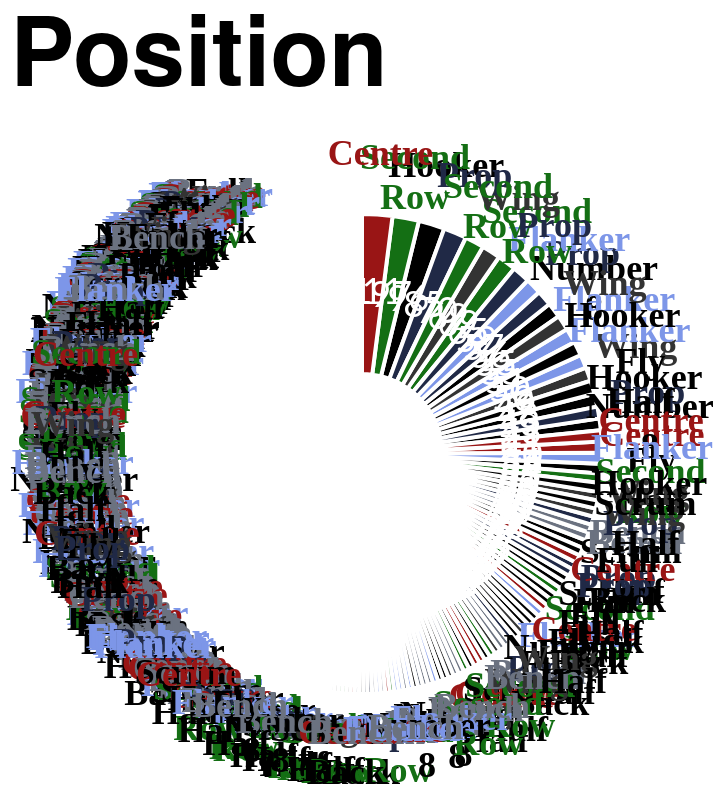

Here is the Vega-Lite specification saved for this chart:
### Vega-Lite specification from a JSON file in a GitHub repository (floating-point values rounded to 4 significant figures; data arrays with more than 128 entries replaced by an {"elided": "..."} marker saying what was removed)
{"config": {"axis": {"labelFont": "PT Sans Narrow, Helvetica Neue, Helvetica, Arial, sans-serif", "titleFont": "PT Sans Narrow, Helvetica Neue, Helvetica, Arial, sans-serif", "labelFontSize": 13, "titleFontSize": 24, "gridColor": "#202947", "gridOpacity": 0.2, "zindex": 1}, "text": {"font": "Lato, sans-serif"}, "bar": {"cornerRadiusEnd": 5}, "header": {"labelFont": "PT Sans Narrow, Helvetica Neue, Helvetica, Arial, sans-serif", "titleFont": "PT Sans Narrow, Helvetica Neue, Helvetica, Arial, sans-serif", "labelFontSize": 24, "titleFontSize": 28, "labelFontWeight": "bold", "orient": "left"}, "legend": {"labelFont": "PT Sans Narrow, Helvetica Neue, Helvetica, Arial, sans-serif", "titleFont": "PT Sans Narrow, Helvetica Neue, Helvetica, Arial, sans-serif", "labelFontSize": 14, "titleFontSize": 16, "titlePadding": 5, "fillColor": "white", "strokeColor": "black", "padding": 10, "titleFontWeight": "lighter", "titleFontStyle": "italic", "titleColor": "gray", "offset": 10}, "title": {"font": "PT Sans Narrow, Helvetica Neue, Helvetica, Arial, sans-serif", "fontSize": 48, "fontWeight": "bold", "anchor": "start", "align": "center", "titlePadding": 20, "subtitlePadding": 10, "subtitleFontSize": 13, "subtitleColor": "", "subtitleFontStyle": "italic", "offset": 15, "color": "black"}, "axisX": {"labelAngle": 0}, "facet": {"title": null, "header": null, "align": {"row": "each", "column": "each"}, "spacing": 10}, "resolve": {"scale": {"y": "independent", "facet": "independent"}}, "background": "transparent", "scale": {"offsetBandPaddingOuter": 0.2, "offsetBandPaddingInner": 0.1}, "view": {"stroke": null, "background": "transparent"}}, "layer": [{"mark": {"type": "arc", "innerRadius": 40, "outerRadius": 120, "stroke": "#ffffff", "strokeWidth": 2}, "encoding": {"color": {"field": "position", "legend": null, "scale": {"domain": ["Prop", "Flanker", "Second Row", "Centre", "Wing", "Fly Half", "Hooker", "Scrum Half", "Full Back", "Number 8", "Bench"], "range": ["#202946", "#7d96e8", "#146f14", "#991515", "#333333", "#000000", "#000000", "#000000", "#000000", "#000000", "#6b7280"]}, "sort": {"field": "sort_order", "op": "min", "order": "ascending"}, "type": "nominal"}, "order": {"field": "appearances", "sort": "ascending", "type": "quantitative"}, "theta": {"field": "appearances", "sort": "descending", "stack": true, "title": "Appearances", "type": "quantitative"}, "tooltip": [{"field": "player", "title": "Player", "type": "nominal"}, {"field": "position", "title": "Position", "type": "nominal"}, {"field": "appearances", "title": "Appearances", "type": "quantitative"}]}}, {"mark": {"type": "text", "dy": -5, "font": "PT Sans Narrow", "fontSize": 18, "fontWeight": "bold", "radius": 145}, "encoding": {"color": {"field": "position", "legend": null, "scale": {"domain": ["Prop", "Flanker", "Second Row", "Centre", "Wing", "Fly Half", "Hooker", "Scrum Half", "Full Back", "Number 8", "Bench"], "range": ["#202946", "#7d96e8", "#146f14", "#991515", "#333333", "#000000", "#000000", "#000000", "#000000", "#000000", "#6b7280"]}, "type": "nominal"}, "opacity": {"condition": {"test": "datum.appearances > 2", "value": 1}, "value": 0}, "order": {"field": "appearances", "sort": "ascending", "type": "quantitative"}, "text": {"field": "position_label", "type": "nominal"}, "theta": {"field": "appearances", "sort": "descending", "stack": true, "title": "Appearances", "type": "quantitative"}}, "transform": [{"calculate": "split(datum.position, ' ')", "as": "position_label"}]}, {"mark": {"type": "text", "color": "white", "fontSize": 18, "radius": 80}, "encoding": {"order": {"field": "appearances", "sort": "ascending", "type": "quantitative"}, "text": {"field": "appearances", "type": "nominal"}, "theta": {"field": "appearances", "sort": "descending", "stack": true, "title": "Appearances", "type": "quantitative"}}}], "data": {"name": "data-c521eaa70d7d76d49a8b30695628b7d5"}, "height": 300, "resolve": {"scale": {"color": "shared"}}, "title": "Position", "width": 300, "$schema": "https://vega.github.io/schema/vega-lite/v5.20.1.json", "datasets": {"data-c521eaa70d7d76d49a8b30695628b7d5": {"elided": "774 records"}}}
